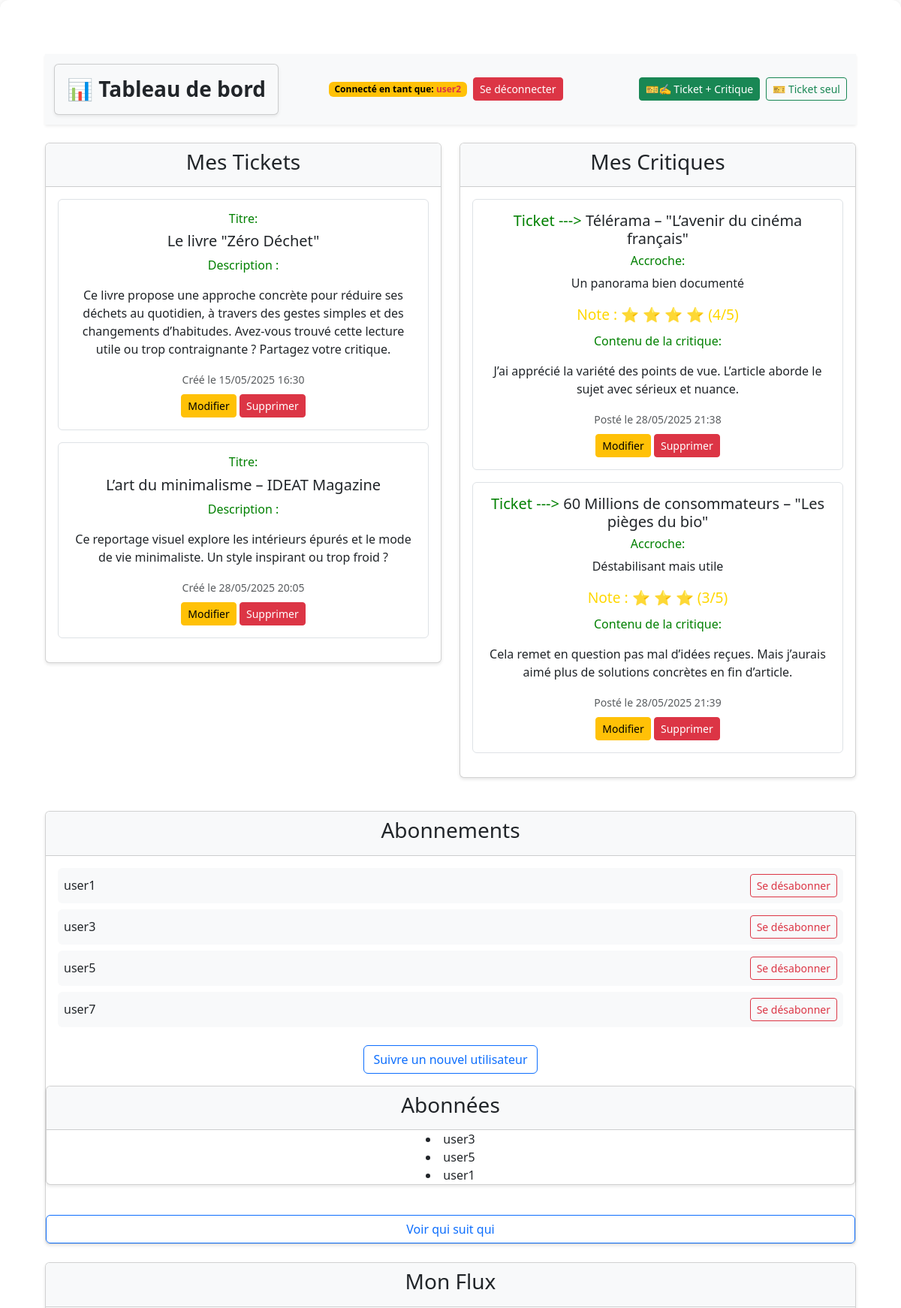
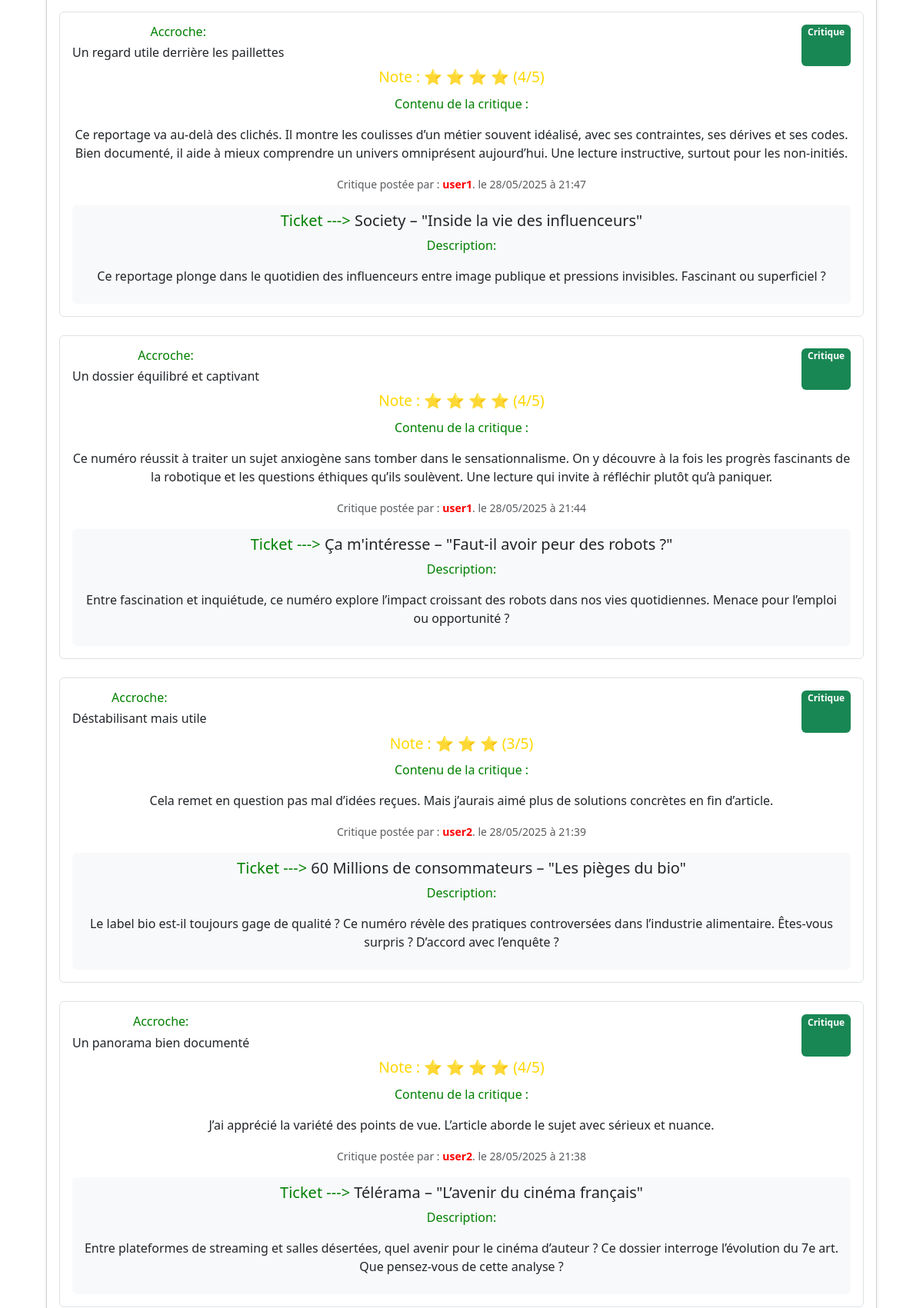
/dashboard/ (signed in, upper part), run on the app's committed database (2 pictures, top to bottom).
### authentication/models.py (models this page shows)
class User(AbstractUser):
    SUBSCRIBER = 'SUBSCRIBER'
    ROLE_CHOICES = (
        (SUBSCRIBER, 'Abonné'),
    )
    profile_photo = models.ImageField(verbose_name='Photo de profil', blank=True, null=True)
    role = models.CharField(max_length=30, choices=ROLE_CHOICES, verbose_name='Rôle')

### reviews/models.py (models this page shows, shortened)
class Ticket(models.Model):
    title = models.CharField(max_length=128)
    description = models.TextField(max_length=2048, blank=True)
    user = models.ForeignKey(settings.AUTH_USER_MODEL, on_delete=models.CASCADE)
    image = models.ImageField(null=True, blank=True, upload_to='ticket_images/')
    time_created = models.DateTimeField(auto_now_add=True)
    def __str__(self):
        return self.title

class Review(models.Model):
    ticket = models.ForeignKey(Ticket, on_delete=models.CASCADE)
    rating = models.PositiveSmallIntegerField(
        validators=[MinValueValidator(0), MaxValueValidator(5)]
    )
    headline = models.CharField(max_length=128)
    body = models.TextField(max_length=8192, blank=True)
    user = models.ForeignKey(settings.AUTH_USER_MODEL, on_delete=models.CASCADE)
    time_created = models.DateTimeField(auto_now_add=True)

class UserFollows(models.Model):
    user = models.ForeignKey(
        settings.AUTH_USER_MODEL,
        related_name='following',
        on_delete=models.CASCADE
    )
    followed_user = models.ForeignKey(
        settings.AUTH_USER_MODEL,
        related_name='followed_by',
        on_delete=models.CASCADE
    )
    class Meta:
        unique_together = ('user', 'followed_user')

### reviews/views.py (the view)
# urls.py: path('dashboard/', reviews.views.dashboard, name='dashboard'),
@login_required
def dashboard(request):
    tickets = Ticket.objects.filter(user=request.user)
    reviews = Review.objects.filter(user=request.user)
    follows = UserFollows.objects.filter(user=request.user)
    followed_users = request.user.following.values_list(
        'followed_user', flat=True
    )
    feed_tickets = Ticket.objects.filter(
        Q(user__in=followed_users) | Q(user=request.user)
    )
    feed_reviews = Review.objects.filter(
        Q(user__in=followed_users) |
        Q(user=request.user) |
        Q(ticket__user=request.user)
    )
    feed_tickets = feed_tickets.annotate(
        content_type=Value('TICKET', CharField())
    )
    feed_reviews = feed_reviews.annotate(
        content_type=Value('REVIEW', CharField())
    )
    posts = sorted(
        chain(feed_tickets, feed_reviews),
        key=lambda post: post.time_created,
        reverse=True
    )
    return render(request, 'reviews/dashboard.html', {
        'tickets': tickets,
        'reviews': reviews,
        'follows': follows,
        'posts': posts
    })

### reviews/templates/reviews/dashboard.html (shortened to what this page needs)
{% extends 'base.html' %}
{% block content %}
<link href="https://cdn.jsdelivr.net/npm/bootstrap@5.3.5/dist/css/bootstrap.min.css" rel="stylesheet">
<div class="container mt-4">
    <nav class="navbar navbar-expand-lg navbar-light bg-light shadow-sm mb-4">
        <div class="container">
            <a class="navbar-brand fw-bold text-primary" href="#">
                <div class="card bg-light shadow-sm mb-0">
                    <div class="card-body text-center">
                        <h3 class="text-dark fw-bold m-0">📊 Tableau de bord</h3>
                    </div>
                </div>
            </a>
            <div class="mx-auto d-flex align-items-center gap-2">
                <span class="badge bg-warning text-black">
                    Connecté en tant que: <span class="text-danger">{{ user.username }}</span>
                </span>
                <form action="{% url 'logout' %}" method="POST" class="d-inline">
                    <button type="submit" class="btn btn-danger btn-sm">
                         Se déconnecter
                    </button>
                </form>
            </div>
            <ul class="navbar-nav ms-auto">
                <li class="nav-item me-2">
                    <a href="{% url 'create_ticket_and_review' %}" class="btn btn-success btn-sm">
                        🎫✍ Ticket + Critique
                    </a>
                </li>
                <li class="nav-item">
                    <a href="{% url 'create_ticket' %}" class="btn btn-outline-success btn-sm">
                        🎫 Ticket seul
                    </a>
                </li>
            </ul>
        </div>
    </nav>
    <div class="row">
        <div class="col-md-6 mb-4">
            <div class="card">
                <div class="card-header bg-light">
                    <h3>Mes Tickets</h3>
                </div>
                <div class="card-body">
                    {% for ticket in tickets %}
                        <div class="mb-3 p-3 border rounded">
                            <h6><span style="color:green"> Titre:</span></h6><h5>{{ ticket.title }}</h5>
                            <p style="color:green">Description :</p><p>{{ ticket.description }}</p>
                            <small class="text-muted">
                                Créé le {{ ticket.time_created|date:"d/m/Y H:i" }}
                            </small>
                            <div class="mt-2">
                                <a href="{% url 'edit_ticket' ticket.id %}" class="btn btn-sm btn-warning">Modifier</a>
                                <a href="{% url 'delete_ticket' ticket.id %}" class="btn btn-sm btn-danger">Supprimer</a>
                            </div>
                        </div>
                    {% empty %}
                        <p>Aucun ticket créé.</p>
                    {% endfor %}
                </div>
            </div>
        </div>
        <div class="col-md-6 mb-4">
            <div class="card">
                <div class="card-header bg-light">
                    <h3>Mes Critiques</h3>
                </div>
                <div class="card-body">
                    {% for review in reviews %}
                        <div class="mb-3 p-3 border rounded">
                            <h5><span style="color:green">Ticket ---> </span>{{ review.ticket }}</h5>
                            <h6 style="color:green">Accroche:</h6> <p>{{ review.headline }}</p>
                            <div class="rating mb-2">
                                Note :
                                {% for i in "12345" %}
                                    {% if forloop.counter <= review.rating %}⭐{% endif %}
                                {% endfor %} ({{ review.rating }}/5)
                            </div>
                            <p style="color:green">Contenu de la critique: </p><p>{{ review.body }}</p>
                            <small class="text-muted">
                                Posté le {{ review.time_created|date:"d/m/Y H:i" }}
                            </small>
                            <div class="mt-2">
                                <a href="{% url 'edit_review' review.id %}" class="btn btn-sm btn-warning">Modifier</a>
                                <a href="{% url 'delete_review' review.id %}" class="btn btn-sm btn-danger">Supprimer</a>
                            </div>
                        </div>
                    {% empty %}
                        <p>Aucune critique postée.</p>
                    {% endfor %}
                </div>
            </div>
        </div>
    </div>
    <div class="card mb-4">
        <div class="card-header bg-light">
            <h3>Abonnements</h3>
        </div>
        <div class="card-body">
            {% for follow in follows %}
                <div class="d-flex justify-content-between align-items-center mb-2 p-2 bg-light rounded">
                    <span>{{ follow.followed_user.username }}</span>
                    <a href="{% url 'unfollow_user' follow.id %}" class="btn btn-sm btn-outline-danger">
                        Se désabonner
                    </a>
                </div>
            {% empty %}
                <p>Vous ne suivez personne actuellement.</p>
            {% endfor %}
            <a href="{% url 'follow_user' %}" class="btn btn-outline-primary mt-3">Suivre un nouvel utilisateur</a>
        </div>
        <div class="card mb-4">
        <div class="card-header bg-light">
        <h3>Abonnées</h3>
        </div>
        {% for follower in request.user.followed_by.all %}
        <li>{{ follower.user.username }}</li>
         {% endfor %}
         </div>
         <a href="{% url 'user_follow_list' %}" class="btn btn-outline-primary mt-3">Voir qui suit qui</a>
    </div>
    <div class="card">
        <div class="card-header bg-light">
            <h3>Mon Flux</h3>
        </div>
        <div class="card-body">
            {% for post in posts %}
                {% if post.content_type == 'TICKET' %}
                    <div class="mb-4 p-3 border rounded">
                        <div class="d-flex justify-content-between">
                            <h6><span><h6 style="color:green">Titre: </h6></span>{{ post.title }}</h6>
                            <span class="badge bg-info">Ticket</span>
                        </div>
                        <p style="color:green">Description : </p><p>{{ post.description }}</p>
                        {% if post.image %}
                            <img src="{{ post.image.url }}" alt="Image du ticket" class="img-fluid mb-2" style="max-height: 200px;">
                        {% endif %}
                        <small class="text-muted">
                            Posté par :<span style="color:red" class="fw-bold"> {{ post.user.username }}</span>. le {{ post.time_created | date:"d/m/Y à H:i" }}
                        </small>
                        <div class="mt-2">
                            <a href="{% url 'create_review_for_ticket' post.id %}" class="btn btn-sm btn-success">
                                Répondre avec une critique
                            </a>
                        </div>
                    </div>
                {% elif post.content_type == 'REVIEW' %}
                    <div class="mb-4 p-3 border rounded">
                        <div class="d-flex justify-content-between">
                            <h6><span><h6 style="color:green">Accroche: </h6></span>{{ post.headline }}</h6>
                            <span class="badge bg-success">Critique</span>
                        </div>
                        <div class="rating mb-2">
                            Note :
                            {% for i in "12345" %}
                                {% if forloop.counter <= post.rating %}⭐{% endif %}
                            {% endfor %} ({{ post.rating }}/5)
                        </div>
                        <p style="color:green">Contenu de la critique : </p><p>{{ post.body }}</p>
                        <small class="text-muted">
                            Critique postée par :<span style="color:red" class="fw-bold"> {{ post.user.username }}</span>. le {{ post.time_created | date:"d/m/Y à H:i" }}
                        </small>
                        {% if post.ticket %}
                            <div class="mt-3 p-2 bg-light rounded">
                                <h5><span style="color:green">Ticket ---></span> {{ post.ticket.title }}</h5>
                                <p style="color:green">Description: </p><p>{{ post.ticket.description }}</p>
                            </div>
                        {% endif %}
                    </div>
                {% endif %}
            {% empty %}
                <p>Aucun contenu à afficher dans votre flux.</p>
            {% endfor %}
        </div>
    </div>
</div>
{% endblock %}

### static/css/styles.css (style rules this page uses)
.rating { color: gold; font-size: 1.2em; }
.card { box-shadow: 0 2px 4px rgba(0,0,0,0.1); margin-bottom: 20px; }
.card-header { font-weight: bold; }
body { min-height: 100vh; display: flex; justify-content: center; align-items: center; background: #f8f9fa; font-family: 'Segoe UI', sans-serif; }

### data on the page
User: username "user2"
Ticket: title "Le livre \"Zéro Déchet\"", description "Ce livre propose une approche concrète pour réduire ses déchets au quotidien, à travers des gestes simples et des changements d’habitudes. Avez-vous trouvé cette lecture utile ou trop contraignante ? Partagez votre critique.", time_created "15/05/2025 16:30"
Ticket: title "L’art du minimalisme – IDEAT Magazine", description "Ce reportage visuel explore les intérieurs épurés et le mode de vie minimaliste. Un style inspirant ou trop froid ?", time_created "28/05/2025 20:05"
Review: ticket "Télérama – \"L’avenir du cinéma français\"", headline "Un panorama bien documenté", rating "4", body "J’ai apprécié la variété des points de vue. L’article aborde le sujet avec sérieux et nuance.", time_created "28/05/2025 21:38", user.username "user2", time_created "28/05/2025 à 21:38", ticket.description "Entre plateformes de streaming et salles désertées, quel avenir pour le cinéma d’auteur ? Ce dossier interroge l’évolution du 7e art. Que pensez-vous de cette analyse ?"
Review: ticket "60 Millions de consommateurs – \"Les pièges du bio\"", headline "Déstabilisant mais utile", rating "3", body "Cela remet en question pas mal d’idées reçues. Mais j’aurais aimé plus de solutions concrètes en fin d’article.", time_created "28/05/2025 21:39", user.username "user2", time_created "28/05/2025 à 21:39", ticket.description "Le label bio est-il toujours gage de qualité ? Ce numéro révèle des pratiques controversées dans l’industrie alimentaire. Êtes-vous surpris ? D’accord avec l’enquête ?"
UserFollows: followed_user.username "user1"
UserFollows: followed_user.username "user3"
UserFollows: followed_user.username "user5"
UserFollows: followed_user.username "user7"
UserFollows: user.username "user3"
UserFollows: user.username "user5"
UserFollows: user.username "user1"
Review: headline "Un regard utile derrière les paillettes", rating "4", body "Ce reportage va au-delà des clichés. Il montre les coulisses d’un métier souvent idéalisé, avec ses contraintes, ses dérives et ses codes. Bien documenté, il aide à mieux comprendre un univers omniprésent aujourd’hui. Une lecture instructive, surtout pour les non-initiés.", user.username "user1", time_created "28/05/2025 à 21:47", ticket "Society – \"Inside la vie des influenceurs\"", ticket.description "Ce reportage plonge dans le quotidien des influenceurs entre image publique et pressions invisibles. Fascinant ou superficiel ?"
Review: headline "Un dossier équilibré et captivant", rating "4", body "Ce numéro réussit à traiter un sujet anxiogène sans tomber dans le sensationnalisme. On y découvre à la fois les progrès fascinants de la robotique et les questions éthiques qu’ils soulèvent. Une lecture qui invite à réfléchir plutôt qu’à paniquer.", user.username "user1", time_created "28/05/2025 à 21:44", ticket "Ça m'intéresse – \"Faut-il avoir peur des robots ?\"", ticket.description "Entre fascination et inquiétude, ce numéro explore l’impact croissant des robots dans nos vies quotidiennes. Menace pour l’emploi ou opportunité ?"
